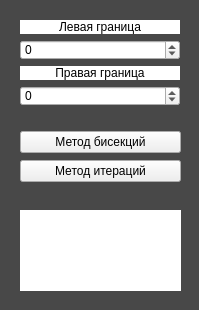
<?xml version="1.0" encoding="UTF-8"?>
<ui version="4.0">
 <class>MainWindow</class>
 <widget class="QMainWindow" name="MainWindow">
  <property name="geometry">
   <rect>
    <x>0</x>
    <y>0</y>
    <width>199</width>
    <height>310</height>
   </rect>
  </property>
  <property name="sizePolicy">
   <sizepolicy hsizetype="Fixed" vsizetype="Fixed">
    <horstretch>0</horstretch>
    <verstretch>0</verstretch>
   </sizepolicy>
  </property>
  <property name="minimumSize">
   <size>
    <width>199</width>
    <height>310</height>
   </size>
  </property>
  <property name="maximumSize">
   <size>
    <width>199</width>
    <height>310</height>
   </size>
  </property>
  <property name="windowTitle">
   <string>root searcher</string>
  </property>
  <property name="documentMode">
   <bool>false</bool>
  </property>
  <widget class="QWidget" name="centralwidget">
   <widget class="QWidget" name="verticalLayoutWidget">
    <property name="geometry">
     <rect>
      <x>20</x>
      <y>130</y>
      <width>161</width>
      <height>54</height>
     </rect>
    </property>
    <layout class="QVBoxLayout" name="buttons_area">
     <item>
      <widget class="QPushButton" name="bisectionMethodButton">
       <property name="cursor">
        <cursorShape>PointingHandCursor</cursorShape>
       </property>
       <property name="text">
        <string>Метод бисекций</string>
       </property>
       <property name="checkable">
        <bool>false</bool>
       </property>
      </widget>
     </item>
     <item>
      <widget class="QPushButton" name="iterationMethodButton">
       <property name="cursor">
        <cursorShape>PointingHandCursor</cursorShape>
       </property>
       <property name="mouseTracking">
        <bool>false</bool>
       </property>
       <property name="text">
        <string>Метод итераций</string>
       </property>
      </widget>
     </item>
    </layout>
   </widget>
   <widget class="QWidget" name="verticalLayoutWidget_2">
    <property name="geometry">
     <rect>
      <x>20</x>
      <y>20</y>
      <width>160</width>
      <height>86</height>
     </rect>
    </property>
    <layout class="QVBoxLayout" name="input_area">
     <item>
      <widget class="QLabel" name="left_border_text">
       <property name="styleSheet">
        <string notr="true">background-color: rgb(255, 255, 255);</string>
       </property>
       <property name="text">
        <string>Левая граница</string>
       </property>
       <property name="alignment">
        <set>Qt::AlignCenter</set>
       </property>
      </widget>
     </item>
     <item>
      <widget class="QSpinBox" name="left_border">
       <property name="minimum">
        <number>-99</number>
       </property>
      </widget>
     </item>
     <item>
      <widget class="QLabel" name="right_border_text">
       <property name="styleSheet">
        <string notr="true">background-color: rgb(255, 255, 255);</string>
       </property>
       <property name="text">
        <string>Правая граница</string>
       </property>
       <property name="alignment">
        <set>Qt::AlignCenter</set>
       </property>
      </widget>
     </item>
     <item>
      <widget class="QSpinBox" name="right_border">
       <property name="minimum">
        <number>-99</number>
       </property>
      </widget>
     </item>
    </layout>
   </widget>
   <widget class="QWidget" name="background" native="true">
    <property name="geometry">
     <rect>
      <x>0</x>
      <y>0</y>
      <width>199</width>
      <height>310</height>
     </rect>
    </property>
    <property name="maximumSize">
     <size>
      <width>199</width>
      <height>310</height>
     </size>
    </property>
    <property name="autoFillBackground">
     <bool>false</bool>
    </property>
    <property name="styleSheet">
     <string notr="true">background-color: rgb(72, 72, 72);</string>
    </property>
    <widget class="QLabel" name="label">
     <property name="geometry">
      <rect>
       <x>20</x>
       <y>210</y>
       <width>161</width>
       <height>81</height>
      </rect>
     </property>
     <property name="styleSheet">
      <string notr="true">background-color: rgb(255, 255, 255);</string>
     </property>
     <property name="text">
      <string/>
     </property>
     <property name="alignment">
      <set>Qt::AlignCenter</set>
     </property>
    </widget>
   </widget>
   <zorder>background</zorder>
   <zorder>verticalLayoutWidget</zorder>
   <zorder>verticalLayoutWidget_2</zorder>
  </widget>
 </widget>
 <resources/>
 <connections/>
</ui>
